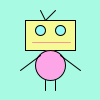
Frame 1 (no input)
Frame 60 (the mouse pressed at the canvas centre just before this capture): identical to frame 1, image omitted
Frame 120 (the mouse held since frame 60 and released just before this capture): identical to frame 1, image omitted

The Processing sketch that drew this single still picture (run headless with seeded random() and noise(); from frame 60 on, the mouse is pressed at the canvas centre):

// Processing sketch: processing_23931
// ── processing_23931.pde

void setup () {
  size (100,100);
  smooth ();
  frameRate(30);
}

void draw () {
  // Background
  background (169,250,226);
  
  //head
  stroke (0);
  fill (246,250,149);
  rect (25,20,50,30);
  //left eye
  fill (149,250,247);
  ellipse (40,30,10,10);
  // right eye
  fill (149,250,247);
  ellipse (60,30,10,10);
  //mouth
  stroke (250,149,152);
  line(32,42,70,42);
  //body
  stroke(0);
  fill (252,166,231);
  ellipse (50,65,30,30);
  //left arm
  stroke (0);
  line(20,70,40,55);
  //right arm
  line (80,70,60,55);
  //left leg
  line (45,80,45,90);
  //right lef
  line (55,80,55,90);
  //left antenna
  line (40,10,45,20);
  //right antenna
  line (45,20,55,10);
  
}
